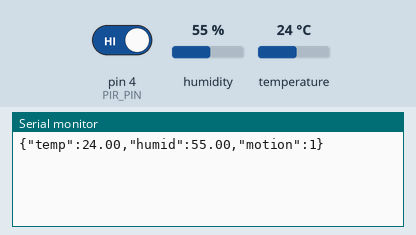
This sketch was run on a simulated Arduino Uno, built with avr-gcc and run on an emulated ATmega328P. Parts: the last lines printed to the serial monitor. The inputs (shaded band) are chosen by the test bench; at power-on: humidity 55 %, pin 4 (PIR_PIN) HIGH, temperature 24 °C.

Above: at 6.2 s.
6.3 s: humidity set to 22 %
At 10.9 s:
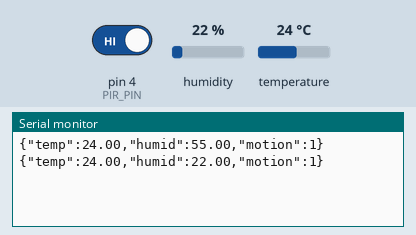
11.9 s: pin 4 (PIR_PIN) driven LOW
At 15.6 s:
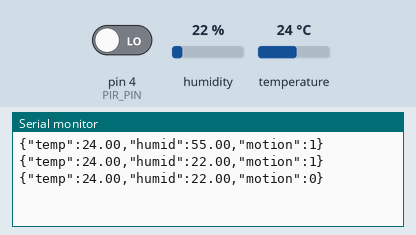
17.5 s: temperature set to 12 °C
At 21.5 s:
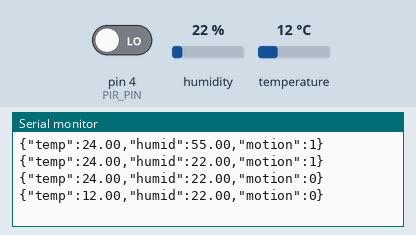
23.1 s: pin 4 (PIR_PIN) driven HIGH
At 26.2 s:
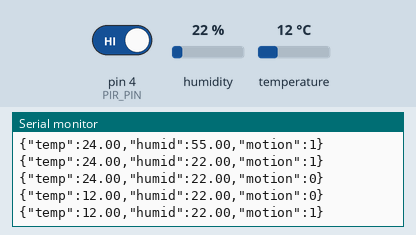
28.7 s: humidity set to 40 %
At 30.9 s:
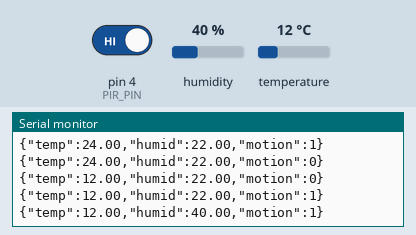
Timing chart, 0 to 32.4 s (numbered marks = the images above; inputs shaded):
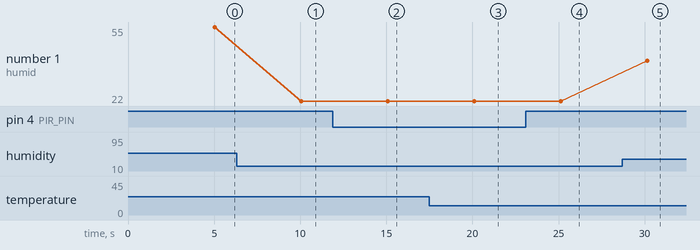

The sketch:

dht11_sender.ino
```cpp
#include <DHT.h>

#define DHTPIN 2 // DHT sensor OUT pin
#define DHTTYPE DHT11
#define PIR_PIN 4  // PIR sensor OUT pin

DHT dht(DHTPIN, DHTTYPE);

void setup() {
  Serial.begin(9600);

  pinMode(PIR_PIN, INPUT);

  // Give PIR time to stabilize
  delay(5000);

  dht.begin();
}

void loop() {
  // Read PIR: HIGH = motion detected
  int motion = digitalRead(PIR_PIN);

  // Read DHT11 temperature + humidity
  float h = dht.readHumidity();
  float t = dht.readTemperature();

  // DHT occasionally fails, skip this cycle
  if (isnan(h) || isnan(t)) {
    delay(1000);
    return;
  }

  // Send clean JSON that the Pi parses easily
  Serial.print("{\"temp\":");
  Serial.print(t);
  Serial.print(",\"humid\":");
  Serial.print(h);
  Serial.print(",\"motion\":");
  Serial.print(motion);
  Serial.println("}");

  // Delay it to reduce DB interference
  delay(5000); // 5 seconds
}
```

Measured:
- after the input at 6.3 s, the serial monitor: prints a new line after 3.7 s (image 1)
- after the input at 11.9 s, the serial monitor: prints a new line after 3.2 s (image 2)
- after the input at 17.5 s, the serial monitor: prints a new line after 2.6 s (image 3)
- after the input at 23.1 s, the serial monitor: prints a new line after 2.0 s (image 4)
- after the input at 28.7 s, the serial monitor: prints a new line after 1.4 s (image 5)
- plotted number 1: 55 → 22 after the input at 6.3 s, 22 → 40 after the input at 28.7 s
